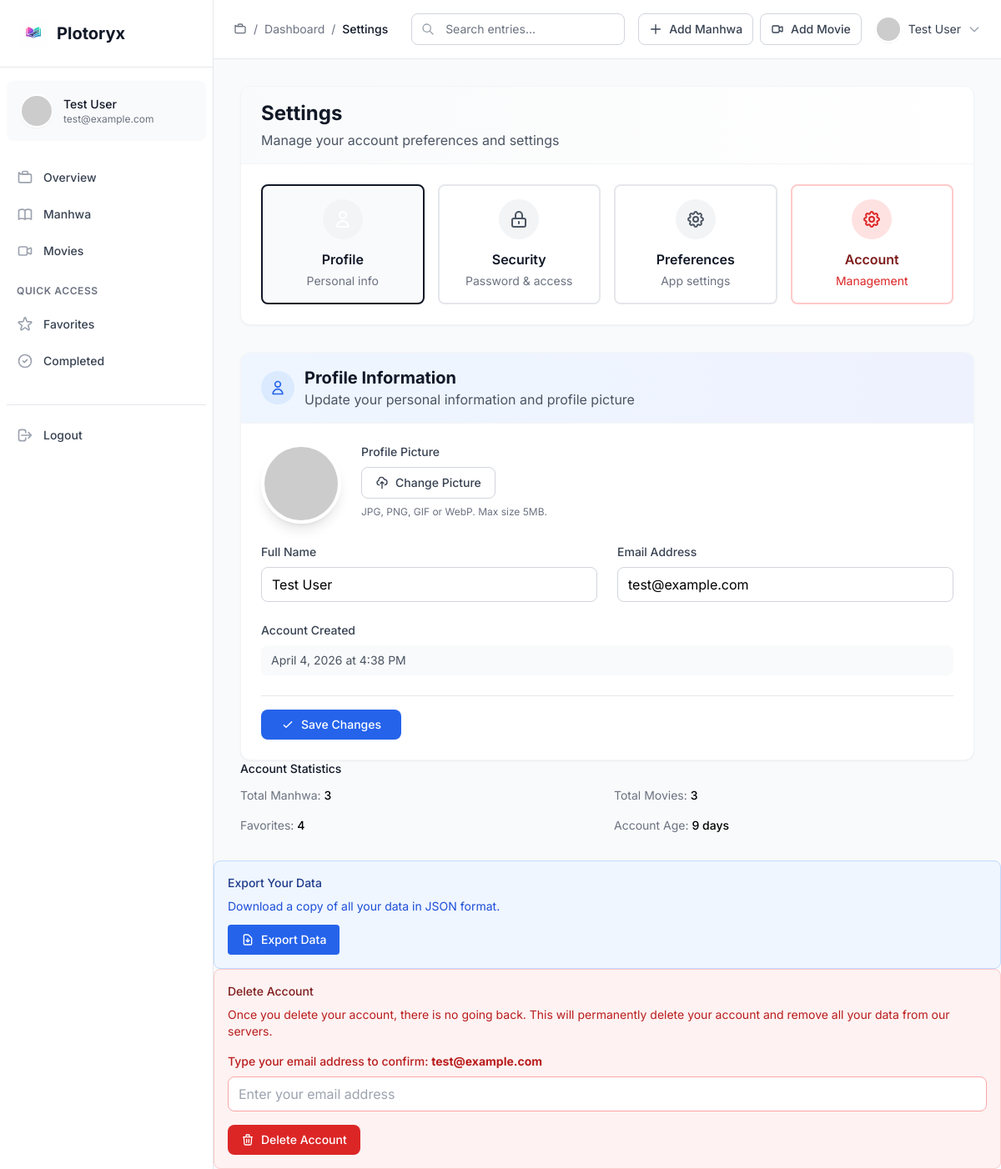
/dashboard.php?page=settings (signed in), run on the app's committed database.
### tables this page shows
CREATE TABLE users (
    id INT AUTO_INCREMENT PRIMARY KEY,
    name VARCHAR(255) NOT NULL,
    email VARCHAR(255) UNIQUE NOT NULL,
    password VARCHAR(255) NOT NULL,
    profile_picture VARCHAR(255),
    email_verified BOOLEAN DEFAULT FALSE,
    created_at TIMESTAMP DEFAULT CURRENT_TIMESTAMP
);

### pages/settings.php (the view, shortened to what this page needs)
<?php
global $pdo;
$userId = $_SESSION['user_id'];
$stmt = $pdo->prepare("SELECT * FROM users WHERE id = ?");
$stmt->execute([$userId]);
$user = $stmt->fetch(PDO::FETCH_ASSOC);
?>
<?php
$activeTab = isset($_GET['tab']) ? $_GET['tab'] : 'profile';
?>
<div class="max-w-6xl mx-auto space-y-8">
    <div class="bg-white rounded-xl shadow-sm border border-gray-100 overflow-hidden">
        <div class="px-6 py-4 bg-gradient-to-r from-gray-50 to-white border-b border-gray-100">
            <h1 class="text-2xl font-bold text-gray-900">Settings</h1>
            <p class="text-gray-600 mt-1">Manage your account preferences and settings</p>
        </div>
        <div class="p-6">
            <div class="grid grid-cols-1 md:grid-cols-2 lg:grid-cols-4 gap-4">
                <a href="?page=settings&tab=profile" class="group p-4 rounded-lg border-2 border-gray-200 hover:border-gray-900 transition-all duration-200 <?php echo $activeTab === 'profile' ? 'border-gray-900 bg-gray-50' : ''; ?>">
                    <div class="flex flex-col items-center text-center">
                        <div class="w-12 h-12 bg-gray-100 rounded-full flex items-center justify-center mb-3 group-hover:bg-gray-900 transition-colors">
                            <svg class="w-6 h-6 <?php echo $activeTab === 'profile' ? 'text-white' : 'text-gray-600 group-hover:text-white'; ?> transition-colors" fill="none" stroke="currentColor" viewBox="0 0 24 24">
                                <path stroke-linecap="round" stroke-linejoin="round" stroke-width="2" d="M16 7a4 4 0 11-8 0 4 4 0 018 0zM12 14a7 7 0 00-7 7h14a7 7 0 00-7-7z"/>
                            </svg>
                        </div>
                        <h3 class="font-semibold text-gray-900 group-hover:text-gray-900">Profile</h3>
                        <p class="text-sm text-gray-500 mt-1">Personal info</p>
                    </div>
                </a>
                <a href="?page=settings&tab=security" class="group p-4 rounded-lg border-2 border-gray-200 hover:border-gray-900 transition-all duration-200 <?php echo $activeTab === 'security' ? 'border-gray-900 bg-gray-50' : ''; ?>">
                    <div class="flex flex-col items-center text-center">
                        <div class="w-12 h-12 bg-gray-100 rounded-full flex items-center justify-center mb-3 group-hover:bg-gray-900 transition-colors">
                            <svg class="w-6 h-6 <?php echo $activeTab === 'security' ? 'text-white' : 'text-gray-600 group-hover:text-white'; ?> transition-colors" fill="none" stroke="currentColor" viewBox="0 0 24 24">
                                <path stroke-linecap="round" stroke-linejoin="round" stroke-width="2" d="M12 15v2m-6 4h12a2 2 0 002-2v-6a2 2 0 00-2-2H6a2 2 0 00-2 2v6a2 2 0 002 2zm10-10V7a4 4 0 00-8 0v4h8z"/>
                            </svg>
                        </div>
                        <h3 class="font-semibold text-gray-900 group-hover:text-gray-900">Security</h3>
                        <p class="text-sm text-gray-500 mt-1">Password & access</p>
                    </div>
                </a>
                <a href="?page=settings&tab=preferences" class="group p-4 rounded-lg border-2 border-gray-200 hover:border-gray-900 transition-all duration-200 <?php echo $activeTab === 'preferences' ? 'border-gray-900 bg-gray-50' : ''; ?>">
                    <div class="flex flex-col items-center text-center">
                        <div class="w-12 h-12 bg-gray-100 rounded-full flex items-center justify-center mb-3 group-hover:bg-gray-900 transition-colors">
                            <svg class="w-6 h-6 <?php echo $activeTab === 'preferences' ? 'text-white' : 'text-gray-600 group-hover:text-white'; ?> transition-colors" fill="none" stroke="currentColor" viewBox="0 0 24 24">
                                <path stroke-linecap="round" stroke-linejoin="round" stroke-width="2" d="M10.325 4.317c.426-1.756 2.924-1.756 3.35 0a1.724 1.724 0 002.573 1.066c1.543-.94 3.31.826 2.37 2.37a1.724 1.724 0 001.065 2.572c1.756.426 1.756 2.924 0 3.35a1.724 1.724 0 00-1.066 2.573c.94 1.543-.826 3.31-2.37 2.37a1.724 1.724 0 00-2.572 1.065c-.426 1.756-2.924 1.756-3.35 0a1.724 1.724 0 00-2.573-1.066c-1.543.94-3.31-.826-2.37-2.37a1.724 1.724 0 00-1.065-2.572c-1.756-.426-1.756-2.924 0-3.35a1.724 1.724 0 001.066-2.573c-.94-1.543.826-3.31 2.37-2.37.996.608 2.296.07 2.572-1.065z"/>
                                <path stroke-linecap="round" stroke-linejoin="round" stroke-width="2" d="M15 12a3 3 0 11-6 0 3 3 0 016 0z"/>
                            </svg>
                        </div>
                        <h3 class="font-semibold text-gray-900 group-hover:text-gray-900">Preferences</h3>
                        <p class="text-sm text-gray-500 mt-1">App settings</p>
                    </div>
                </a>
                <a href="?page=settings&tab=account" class="group p-4 rounded-lg border-2 border-red-200 hover:border-red-500 transition-all duration-200 <?php echo $activeTab === 'account' ? 'border-red-500 bg-red-50' : ''; ?>">
                    <div class="flex flex-col items-center text-center">
                        <div class="w-12 h-12 bg-red-100 rounded-full flex items-center justify-center mb-3 group-hover:bg-red-500 transition-colors">
                            <svg class="w-6 h-6 <?php echo $activeTab === 'account' ? 'text-white' : 'text-red-600 group-hover:text-white'; ?> transition-colors" fill="none" stroke="currentColor" viewBox="0 0 24 24">
                                <path stroke-linecap="round" stroke-linejoin="round" stroke-width="2" d="M10.325 4.317c.426-1.756 2.924-1.756 3.35 0a1.724 1.724 0 002.573 1.066c1.543-.94 3.31.826 2.37 2.37a1.724 1.724 0 001.065 2.572c1.756.426 1.756 2.924 0 3.35a1.724 1.724 0 00-1.066 2.573c.94 1.543-.826 3.31-2.37 2.37a1.724 1.724 0 00-2.572 1.065c-.426 1.756-2.924 1.756-3.35 0a1.724 1.724 0 00-2.573-1.066c-1.543.94-3.31-.826-2.37-2.37a1.724 1.724 0 00-1.065-2.572c-1.756-.426-1.756-2.924 0-3.35a1.724 1.724 0 001.066-2.573c-.94-1.543.826-3.31 2.37-2.37.996.608 2.296.07 2.572-1.065z"/>
                                <path stroke-linecap="round" stroke-linejoin="round" stroke-width="2" d="M15 12a3 3 0 11-6 0 3 3 0 016 0z"/>
                            </svg>
                        </div>
                        <h3 class="font-semibold text-red-900 group-hover:text-red-900">Account</h3>
                        <p class="text-sm text-red-600 mt-1">Management</p>
                    </div>
                </a>
            </div>
        </div>
    </div>
    <div id="profile" class="bg-white rounded-xl shadow-sm border border-gray-100 overflow-hidden <?php echo $activeTab !== 'profile' ? 'hidden' : ''; ?>">
        <div class="px-6 py-4 bg-gradient-to-r from-blue-50 to-indigo-50 border-b border-gray-100">
            <div class="flex items-center">
                <div class="w-10 h-10 bg-blue-100 rounded-full flex items-center justify-center mr-3">
                    <svg class="w-5 h-5 text-blue-600" fill="none" stroke="currentColor" viewBox="0 0 24 24">
                        <path stroke-linecap="round" stroke-linejoin="round" stroke-width="2" d="M16 7a4 4 0 11-8 0 4 4 0 018 0zM12 14a7 7 0 00-7 7h14a7 7 0 00-7-7z"/>
                    </svg>
                </div>
                <div>
                    <h2 class="text-xl font-bold text-gray-900">Profile Information</h2>
                    <p class="text-gray-600">Update your personal information and profile picture</p>
                </div>
            </div>
        </div>
        <form method="POST" enctype="multipart/form-data" class="p-6 space-y-6">
            <div class="flex items-start space-x-6">
                <div class="flex-shrink-0">
                    <img src="<?php echo $user['profile_picture'] ? $user['profile_picture'] : 'https://via.placeholder.com/100'; ?>"
                         alt="Profile Picture"
                         class="w-24 h-24 rounded-full border-4 border-white shadow-lg">
                </div>
                <div class="flex-1">
                    <label class="block text-sm font-medium text-gray-700 mb-2">Profile Picture</label>
                    <label for="profile_picture" class="inline-flex items-center px-4 py-2 border border-gray-300 rounded-lg text-sm font-medium text-gray-700 bg-white hover:bg-gray-50 cursor-pointer transition-colors">
                        <svg class="w-4 h-4 mr-2" fill="none" stroke="currentColor" viewBox="0 0 24 24">
                            <path stroke-linecap="round" stroke-linejoin="round" stroke-width="2" d="M7 16a4 4 0 01-.88-7.903A5 5 0 1115.9 6L16 6a5 5 0 011 9.9M15 13l-3-3m0 0l-3 3m3-3v12"/>
                        </svg>
                        Change Picture
                    </label>
                    <p class="text-xs text-gray-500 mt-2">JPG, PNG, GIF or WebP. Max size 5MB.</p>
                </div>
            </div>
            <div class="grid grid-cols-1 md:grid-cols-2 gap-6">
                <div>
                    <label for="name" class="block text-sm font-medium text-gray-700 mb-2">Full Name</label>
                    <input type="text" id="name" name="name" value="<?php echo htmlspecialchars($user['name']); ?>" required
                           class="w-full px-3 py-2 border border-gray-300 rounded-lg focus:ring-2 focus:ring-blue-500 focus:border-blue-500 transition-colors">
                </div>
                <div>
                    <label for="email" class="block text-sm font-medium text-gray-700 mb-2">Email Address</label>
                    <input type="email" id="email" name="email" value="<?php echo htmlspecialchars($user['email']); ?>" required
                           class="w-full px-3 py-2 border border-gray-300 rounded-lg focus:ring-2 focus:ring-blue-500 focus:border-blue-500 transition-colors">
                </div>
            </div>
            <div>
                <label class="block text-sm font-medium text-gray-700 mb-2">Account Created</label>
                <p class="text-sm text-gray-600 bg-gray-50 px-3 py-2 rounded-lg"><?php echo date('F j, Y \a\t g:i A', strtotime($user['created_at'])); ?></p>
            </div>
            <div class="pt-4 border-t border-gray-200">
                <button type="submit" name="update_profile" class="inline-flex items-center px-6 py-2 bg-blue-600 text-white text-sm font-medium rounded-lg hover:bg-blue-700 focus:ring-2 focus:ring-blue-500 focus:ring-offset-2 transition-colors">
                    <svg class="w-4 h-4 mr-2" fill="none" stroke="currentColor" viewBox="0 0 24 24">
                        <path stroke-linecap="round" stroke-linejoin="round" stroke-width="2" d="M5 13l4 4L19 7"/>
                    </svg>
                    Save Changes
                </button>
            </div>
        </form>
    </div>
                    <?php
                    $stmt = $pdo->prepare("SELECT type, COUNT(*) as count FROM entries WHERE user_id = ? GROUP BY type");
                    $stmt->execute([$userId]);
                    $stats = $stmt->fetchAll(PDO::FETCH_ASSOC);
                    ?>
</div>
                        <h4 class="text-sm font-medium text-gray-900 mb-3">Account Statistics</h4>
                        <div class="grid grid-cols-2 gap-4 text-sm">
                            <?php
                            $stmt = $pdo->prepare("SELECT type, COUNT(*) as count FROM entries WHERE user_id = ? GROUP BY type");
                            $stmt->execute([$userId]);
                            $stats = $stmt->fetchAll(PDO::FETCH_ASSOC);
                            $totalManhwa = $totalMovies = 0;
                            foreach ($stats as $stat) {
                                if ($stat['type'] == 'manhwa') $totalManhwa = $stat['count'];
                                if ($stat['type'] == 'movie') $totalMovies = $stat['count'];
                            }
                            $stmt = $pdo->prepare("SELECT COUNT(*) as count FROM entries WHERE user_id = ? AND favorite = 1");
                            $stmt->execute([$userId]);
                            $favorites = $stmt->fetch()['count'];
                            ?>
                            <div>
                                <span class="text-gray-500">Total Manhwa:</span>
                                <span class="font-medium"><?php echo $totalManhwa; ?></span>
                            </div>
                            <div>
                                <span class="text-gray-500">Total Movies:</span>
                                <span class="font-medium"><?php echo $totalMovies; ?></span>
                            </div>
                            <div>
                                <span class="text-gray-500">Favorites:</span>
                                <span class="font-medium"><?php echo $favorites; ?></span>
                            </div>
                            <div>
                                <span class="text-gray-500">Account Age:</span>
                                <span class="font-medium"><?php echo floor((time() - strtotime($user['created_at'])) / (60*60*24)); ?> days</span>
                            </div>
                        </div>
                    </div>
                    <div class="bg-blue-50 border border-blue-200 rounded-lg p-4">
                        <h4 class="text-sm font-medium text-blue-900 mb-2">Export Your Data</h4>
                        <p class="text-sm text-blue-700 mb-3">Download a copy of all your data in JSON format.</p>
                        <button class="inline-flex items-center px-4 py-2 bg-blue-600 text-white text-sm font-medium rounded hover:bg-blue-700 transition-colors">
                            <svg class="w-4 h-4 mr-2" fill="none" stroke="currentColor" viewBox="0 0 24 24">
                                <path stroke-linecap="round" stroke-linejoin="round" stroke-width="2" d="M12 10v6m0 0l-3-3m3 3l3-3m2 8H7a2 2 0 01-2-2V5a2 2 0 012-2h5.586a1 1 0 01.707.293l5.414 5.414a1 1 0 01.293.707V19a2 2 0 01-2 2z"/>
                            </svg>
                            Export Data
                        </button>
                    </div>
                    <div class="bg-red-50 border border-red-200 rounded-lg p-4">
                        <h4 class="text-sm font-medium text-red-900 mb-2">Delete Account</h4>
                        <p class="text-sm text-red-700 mb-4">
                            Once you delete your account, there is no going back. This will permanently delete your account
                            and remove all your data from our servers.
                        </p>
                        <form method="POST" onsubmit="return confirm('Are you absolutely sure you want to delete your account? This action cannot be undone.')" class="space-y-4">
                            <div>
                                <label for="confirm_email" class="block text-sm font-medium text-red-700 mb-2">
                                    Type your email address to confirm: <strong><?php echo htmlspecialchars($user['email']); ?></strong>
                                </label>
                                <input type="email" id="confirm_email" name="confirm_email" required
                                       placeholder="Enter your email address"
                                       class="w-full px-3 py-2 border border-red-300 rounded-lg focus:ring-1 focus:ring-red-500 focus:border-red-500 transition-colors">
                            </div>
                            <button type="submit" name="delete_account" class="inline-flex items-center px-4 py-2 bg-red-600 text-white text-sm font-medium rounded-lg hover:bg-red-700 focus:ring-1 focus:ring-red-500 focus:ring-offset-1 transition-colors">
                                <svg class="w-4 h-4 mr-2" fill="none" stroke="currentColor" viewBox="0 0 24 24">
                                    <path stroke-linecap="round" stroke-linejoin="round" stroke-width="2" d="M19 7l-.867 12.142A2 2 0 0116.138 21H7.862a2 2 0 01-1.995-1.858L5 7m5 4v6m4-6v6m1-10V4a1 1 0 00-1-1h-4a1 1 0 00-1 1v3M4 7h16"/>
                                </svg>
                                Delete Account
                            </button>
                        </form>
                    </div>
                </div>
            </div>

### dashboard.php (style rules this page uses)
body { font-family: 'Inter', sans-serif; }

### data on the page
users: name "Test User", email "test@example.com", created_at "April 4, 2026 at 4:38 PM"

### other printed values
$user['name'] "Test User"
$user['email'] "test@example.com"
$crumb "Dashboard"
$crumb "Settings"
$totalManhwa "3"
$totalMovies "3"
$favorites "4"
